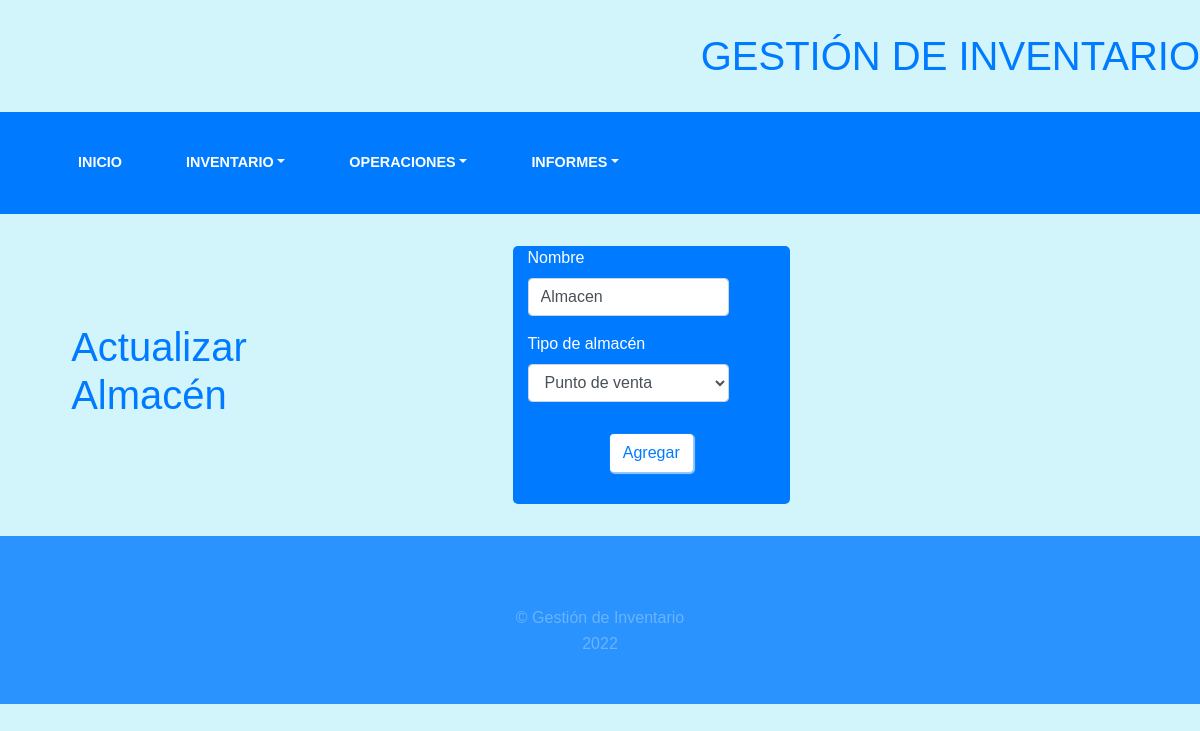
The page /almacen/update-almacen/1/ on the database as committed earlier.
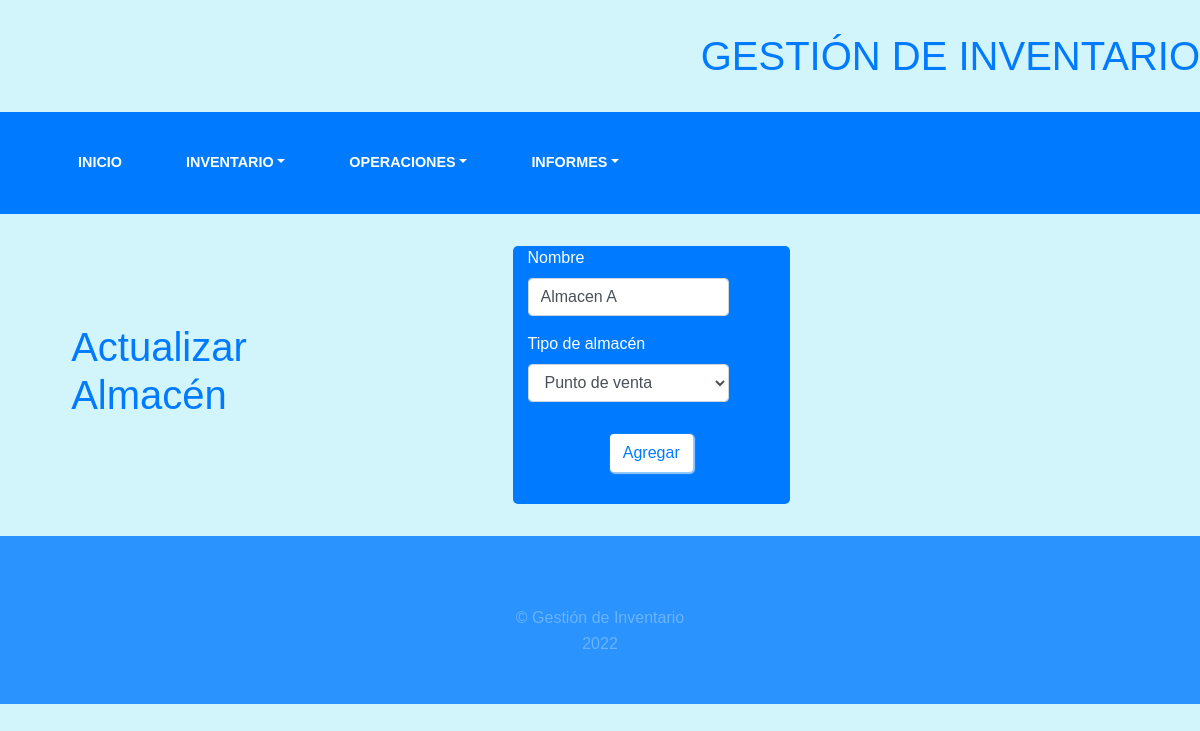
The same page on the database as committed later.
### inventory/models.py (models this page shows, shortened)
class Almacen(models.Model):
    nombre = models.CharField(max_length=100, unique=True)
    es_central = models.TextField(max_length=20, null=False, blank=False)
    class Meta:
        verbose_name_plural = "Almacenes"
        verbose_name = "Almacén"

### inventory/views.py (the view, shortened to what this page needs)
# urls.py: path('update-almacen/<pk>/', views.AlmacenUpdateView.as_view(), name="update_almacen"),
class AlmacenUpdateView(UpdateView):
    model = Almacen
    form_class = AlmacenForm
    success_url = reverse_lazy('inv:update_almacen_list')
    pk_url_kwarg = 'pk'
    template_name = 'inventory/almacen/update_almacen.html'

### inventory/forms.py
class AlmacenForm(forms.ModelForm):
    class Meta:
        ES_CENTRAL_CHOICES = [
            ('Punto de venta', 'Punto de venta'),
            ('Almacén central', 'Almacen central')
        ]
        model = Almacen
        fields = '__all__'
        widgets = {
            'es_central': forms.Select(choices=ES_CENTRAL_CHOICES, attrs={'class': 'form-control'}),
            'nombre': forms.TextInput(attrs={'class': 'form-control', 'name': 'nombre_producto', 'id': 'nombre'})
        }

### templates/inventory/almacen/update_almacen.html (shortened to what this page needs)
{% extends 'inventory/base.html' %}
{% load crispy_forms_tags %}
{% block content %}
<div class="row">
    <div class="col-5 d-flex align-items-center justify-content-center">
        <div class="row">
            <div class="col-5">
                <h1>Actualizar Almacén</h1>
            </div>
        </div>
    </div>
    <div class="col-3 d-flex align-items-center justify-content-center">
        <div class="container f_back">
            <form id="form-default" method="post">
                <div class="row">
                    <div class="form-group col-10">
                        <label for="fecha">Nombre</label>
                        {{ form.nombre }}
                    </div>
                </div>
                <div class="row">
                    <div class="form-group col-10">
                        <label for="precio-costo">Tipo de almacén</label>
                        {{ form.es_central }}
                    </div>
                </div>
                <div class="d-flex align-items-center justify-content-center">
                    <div class="form-actions right">
                        <button class="btn" form="form-default" type="submit">Agregar</button>
                    </div>
                </div>
            </form>
        </div>
    </div>
</div>
{% endblock %}

Rows that differ between the two databases and show on the page:
changed Almacen "Punto de venta": nombre "Almacen" → "Almacen A"
